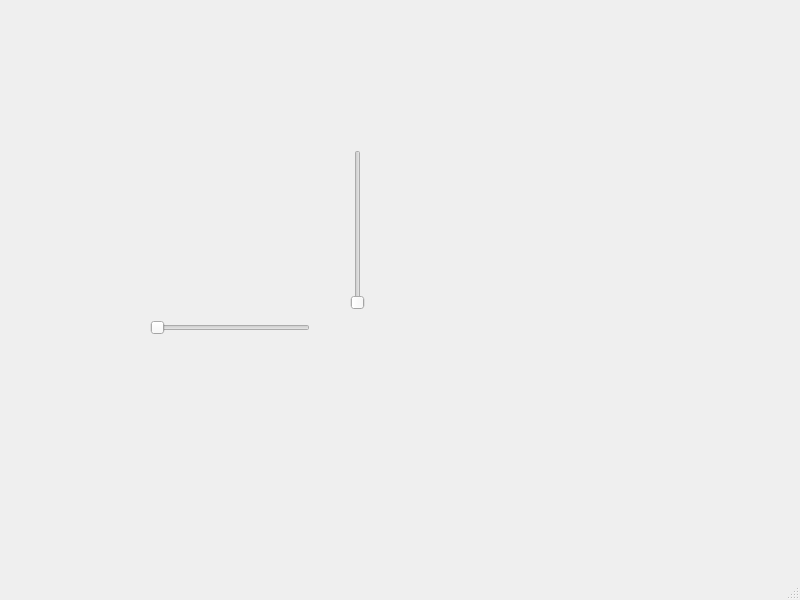
<?xml version="1.0" encoding="UTF-8"?>
<ui version="4.0">
 <class>MainWindow</class>
 <widget class="QMainWindow" name="MainWindow">
  <property name="geometry">
   <rect>
    <x>0</x>
    <y>0</y>
    <width>800</width>
    <height>600</height>
   </rect>
  </property>
  <property name="windowTitle">
   <string>MainWindow</string>
  </property>
  <widget class="QWidget" name="centralwidget">
   <widget class="QSlider" name="horizontalSlider">
    <property name="geometry">
     <rect>
      <x>150</x>
      <y>320</y>
      <width>160</width>
      <height>16</height>
     </rect>
    </property>
    <property name="orientation">
     <enum>Qt::Horizontal</enum>
    </property>
   </widget>
   <widget class="QSlider" name="verticalSlider">
    <property name="geometry">
     <rect>
      <x>350</x>
      <y>150</y>
      <width>16</width>
      <height>160</height>
     </rect>
    </property>
    <property name="orientation">
     <enum>Qt::Vertical</enum>
    </property>
   </widget>
  </widget>
  <widget class="QMenuBar" name="menubar">
   <property name="geometry">
    <rect>
     <x>0</x>
     <y>0</y>
     <width>800</width>
     <height>21</height>
    </rect>
   </property>
  </widget>
  <widget class="QStatusBar" name="statusbar"/>
 </widget>
 <resources/>
 <connections/>
</ui>
